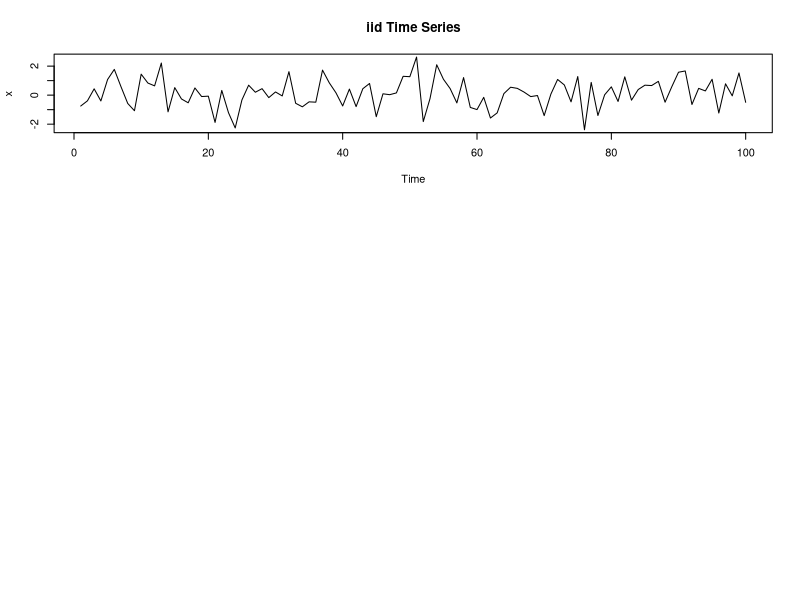

Reproduce this figure in R. (Note: this script raises an error after producing the figure.)

#
# Example: 
#	BDS Time Series Test
#
# Description:
#	This example shows how to perform the BDS time series test.
#
# Author:
#	(C) 2002, Diethelm Wuertz, GPL
#


################################################################################
# Test:	
	

	# BDS Test: iid Time Series:	
	par(mfrow = c(3, 1))
	x = rnorm(100)
	ts.plot(x, type = "l", main = "iid Time Series")
	bdsTest(x, m = 3)
	###
	
	
	# BDS Test: Non Identically Distributed Time Series:
	x = c(rnorm(50), runif(50))
	ts.plot(x, type = "l", main = "Non-iid Time Series")
	bdsTest(x, m = 3)  
	###
	
	
	# BDS Test: Non Independent Innovations from Quadratic Map:
	x = rep(0.2, 100)
	for (i in 2:100) x[i] = 4*(1-x[i-1])*x[i-1]
	ts.plot(x, type="l", main="Quadratic Map")
	bdsTest(x, m = 3)
	###


################################################################################

